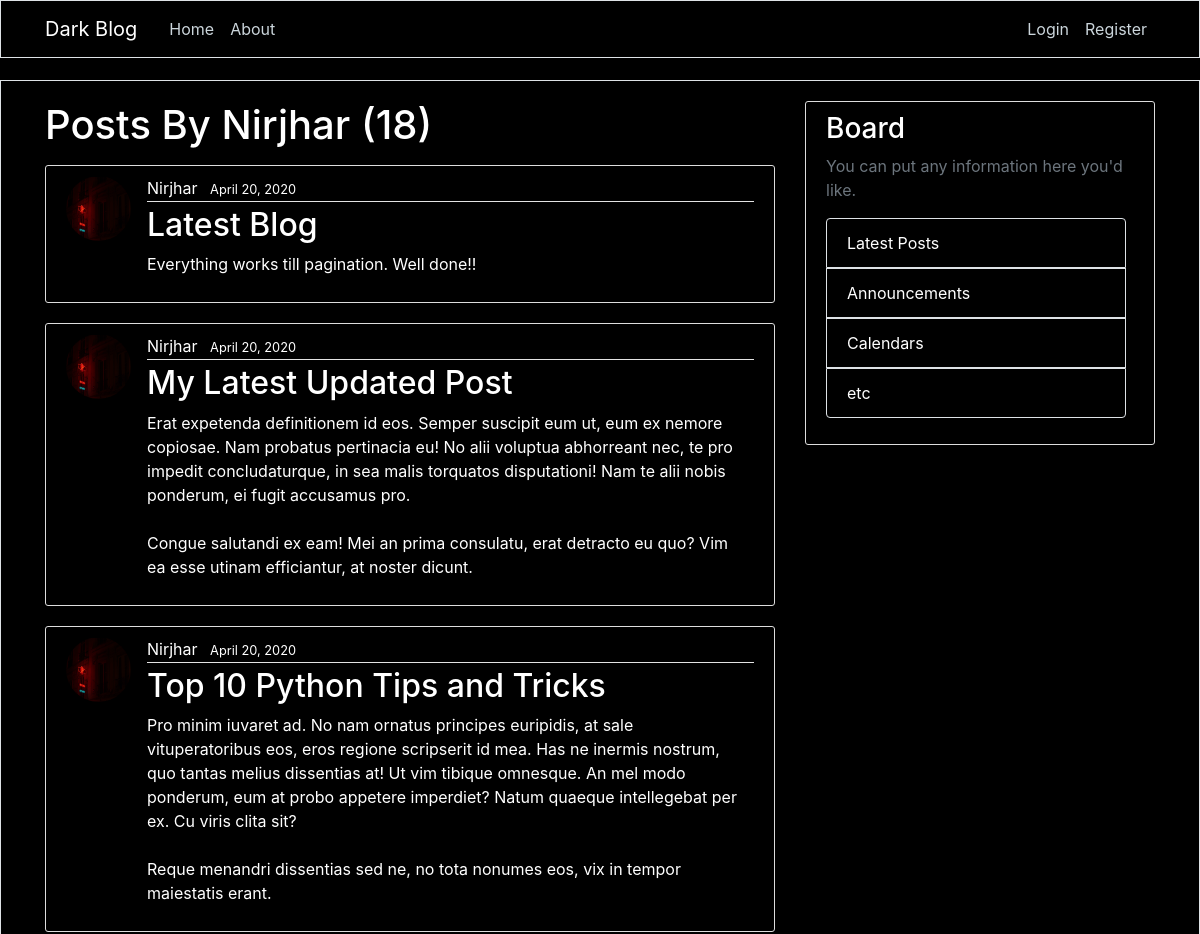
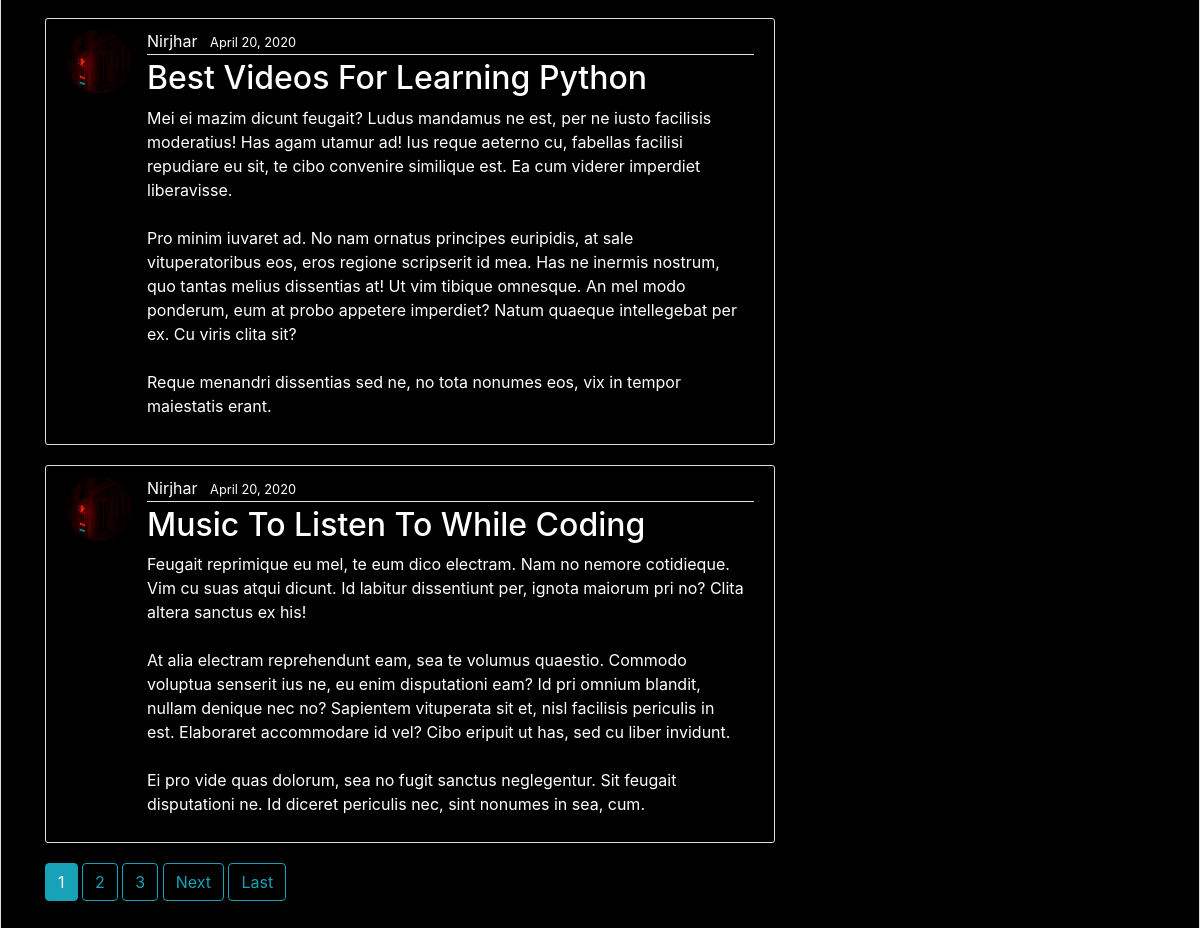
The page /user/Nirjhar/ on the database as committed earlier (2 pictures, top to bottom).
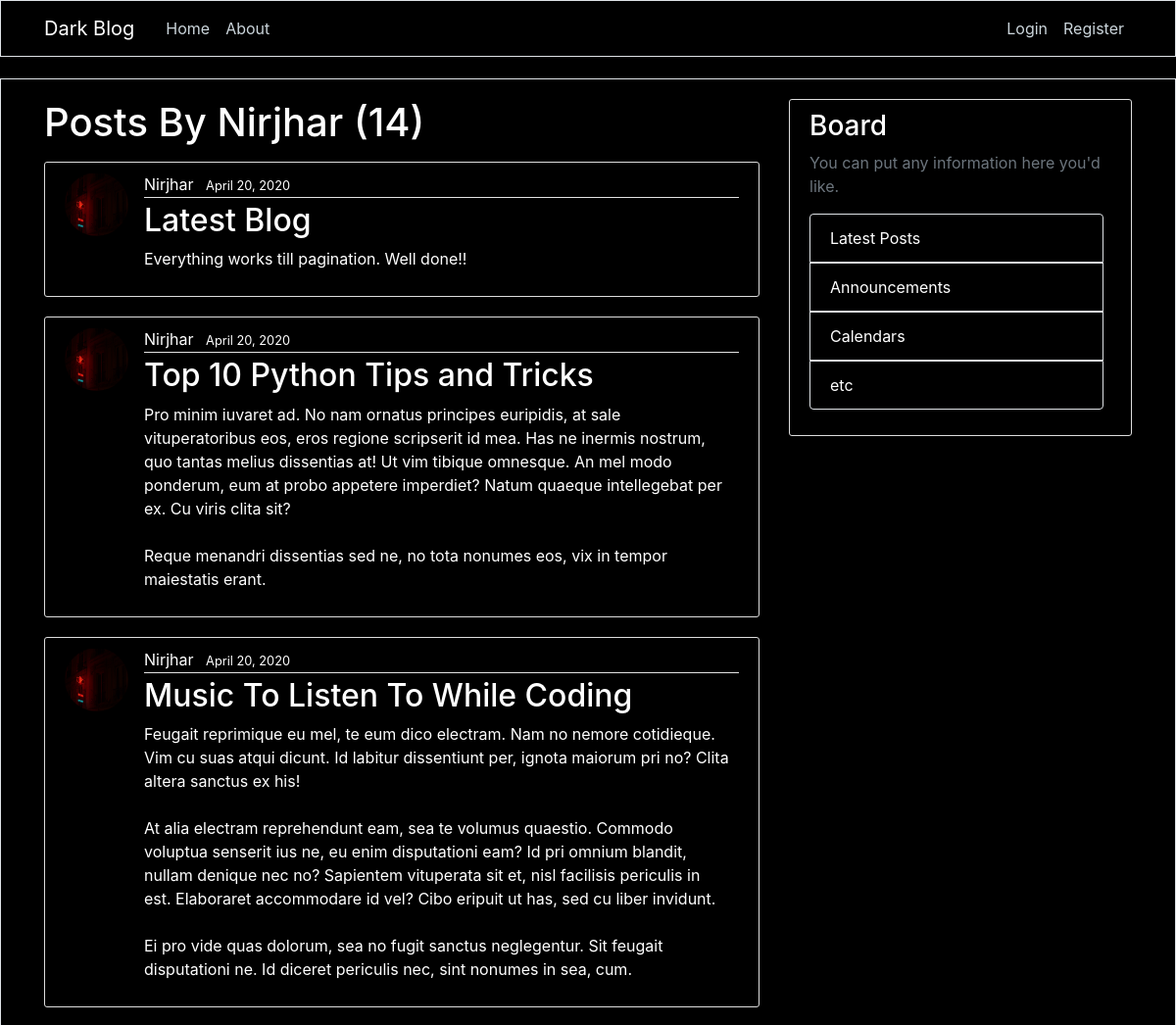
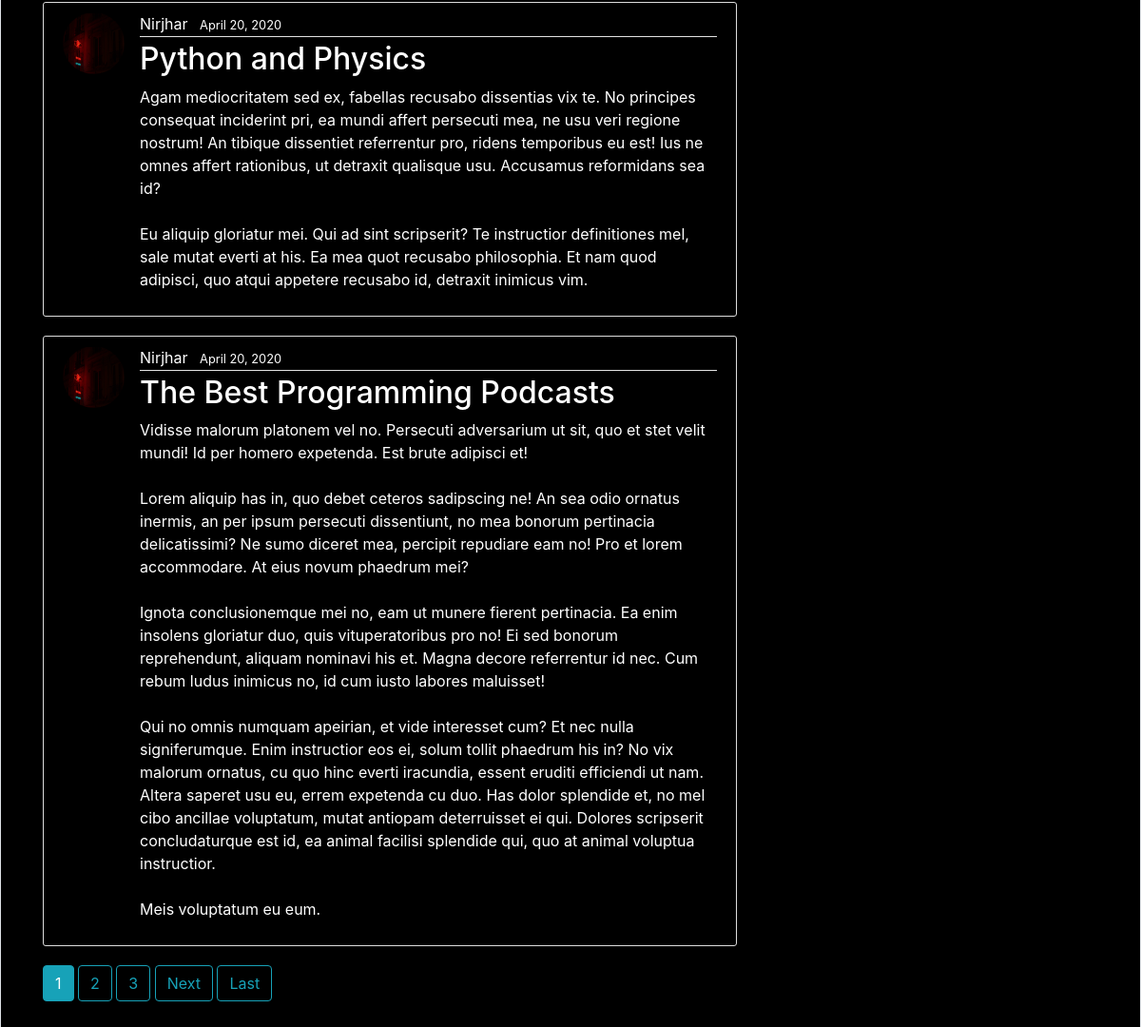
The same page on the database as committed later (2 pictures, top to bottom).
### blog/models.py (models this page shows, shortened)
class Post(models.Model):
    title=models.CharField(max_length=100)
    content = models.TextField()
    date_posted = models.DateTimeField(default=timezone.now)
    author = models.ForeignKey(User, on_delete=models.CASCADE)

### users/models.py (models this page shows, shortened)
class Profile(models.Model):
    user = models.OneToOneField(User, on_delete = models.CASCADE)
    image = models.ImageField(default = 'default.jpg', upload_to='profile_pics')

### blog/views.py (the view)
# urls.py: path('user/<str:username>/', UserPostListView.as_view(), name='user-posts'),
class UserPostListView(ListView):
    model = Post
    template_name = 'blog/user_posts.html'
    context_object_name = 'posts'
    paginate_by = 5
    ordering = ['-date_posted']
    def get_queryset(self):
        user = get_object_or_404(User, username = self.kwargs.get('username'))
        return Post.objects.filter(author = user).order_by('-date_posted')

### blog/templates/blog/user_posts.html (shortened to what this page needs)
{% extends "blog/base.html"%}
{% block content %}
    <h1 class="mb-3">Posts By {{view.kwargs.username}} ({{page_obj.paginator.count}})</h1>
    {% for post in posts %}
    <div class="">
    <article class="media content-section ">
      <img class = "rounded-circle article-img"src="{{ post.author.profile.image.url}}">
        <div class="media-body">
          <div class="article-metadata">
            <a class="mr-2" href="{% url 'user-posts' post.author.username %}">{{ post.author }}</a>
            <small class="mr-2">{{ post.date_posted|date:"F d, Y" }}</small>
          </div>
          <h2><a class="article-title" href="{% url 'post-detail' post.id %}">{{ post.title }}</a></h2>
          <p class="article-content mr-2">{{ post.content }}</p>
        </div>
      </article>
    </div>
    {% endfor %}
    {% if is_paginated %}
      {% for num in page_obj.paginator.page_range %}
        {% if page_obj.number == num %}
        <a href="?page={{num}}" class="btn btn-info mb-4">{{num}}</a>
        {% elif num > page_obj.number|add:'-3' and num < page_obj.number|add:'3' %}
        <a href="?page={{num}}" class="btn btn-outline-info mb-4">{{num}}</a>
        {%endif%}
      {% endfor %}
      {% if page_obj.has_next%}
        <a href="?page={{page_obj.next_page_number}}" class="btn btn-outline-info mb-4">Next</a>
        <a href="?page={{page_obj.paginator.num_pages}}" class="btn btn-outline-info mb-4">Last</a>
      {%  endif %}
    {%  endif %}
{% endblock content %}

Rows that differ between the two databases and show on the page:
removed Post: author.profile.image (picture), author "Nirjhar", date_posted "April 20, 2020", title "My Latest Updated Post", content "Erat expetenda definitionem id eos. Semper suscipit eum ut, eum ex nemore copiosae. Nam probatus pertinacia eu! No alii voluptua abhorreant nec, te pro impedit concludaturque, in sea malis torquatos disputationi! Nam te alii nobis ponderum, ei fugit accusamus pro. Congue salutandi ex eam! Mei an prima consulatu, erat detracto eu quo? Vim ea esse utinam efficiantur, at noster dicunt."
removed Post: author.profile.image (picture), author "Nirjhar", date_posted "April 20, 2020", title "Best Videos For Learning Python", content "Mei ei mazim dicunt feugait? Ludus mandamus ne est, per ne iusto facilisis moderatius! Has agam utamur ad! Ius reque aeterno cu, fabellas facilisi repudiare eu sit, te cibo convenire similique est. Ea cum viderer imperdiet liberavisse. Pro minim iuvaret ad. No nam ornatus principes euripidis, at sale vituperatoribus eos, eros regione scripserit id mea. Has ne inermis nostrum, quo tantas melius dissentias at! Ut vim tibique omnesque. An mel modo ponderum, eum at probo appetere imperdiet? Natum quaeque intellegebat per ex. Cu viris clita sit? Reque menandri dissentias sed ne, no tota nonumes eos, vix in tempor maiestatis erant."
now on this page (row unchanged): Post: author.profile.image (picture), author "Nirjhar", date_posted "April 20, 2020", title "Python and Physics", content "Agam mediocritatem sed ex, fabellas recusabo dissentias vix te. No principes consequat inciderint pri, ea mundi affert persecuti mea, ne usu veri regione nostrum! An tibique dissentiet referrentur pro, ridens temporibus eu est! Ius ne omnes affert rationibus, ut detraxit qualisque usu. Accusamus reformidans sea id? Eu aliquip gloriatur mei. Qui ad sint scripserit? Te instructior definitiones mel, sale mutat everti at his. Ea mea quot recusabo philosophia. Et nam quod adipisci, quo atqui appetere recusabo id, detraxit inimicus vim."
now on this page (row unchanged): Post: author.profile.image (picture), author "Nirjhar", date_posted "April 20, 2020", title "The Best Programming Podcasts", content "Vidisse malorum platonem vel no. Persecuti adversarium ut sit, quo et stet velit mundi! Id per homero expetenda. Est brute adipisci et! Lorem aliquip has in, quo debet ceteros sadipscing ne! An sea odio ornatus inermis, an per ipsum persecuti dissentiunt, no mea bonorum pertinacia delicatissimi? Ne sumo diceret mea, percipit repudiare eam no! Pro et lorem accommodare. At eius novum phaedrum mei? Ignota conclusionemque mei no, eam ut munere fierent pertinacia. Ea enim insolens gloriatur duo, quis vituperatoribus pro no! Ei sed bonorum reprehendunt, aliquam nominavi his et. Magna decore referrentur id nec. Cum rebum ludus inimicus no, id cum iusto labores maluisset! Qui no omnis numquam…"
Other text that changed with them:
{{ page_obj.paginator.count }}: "18" → "14"
